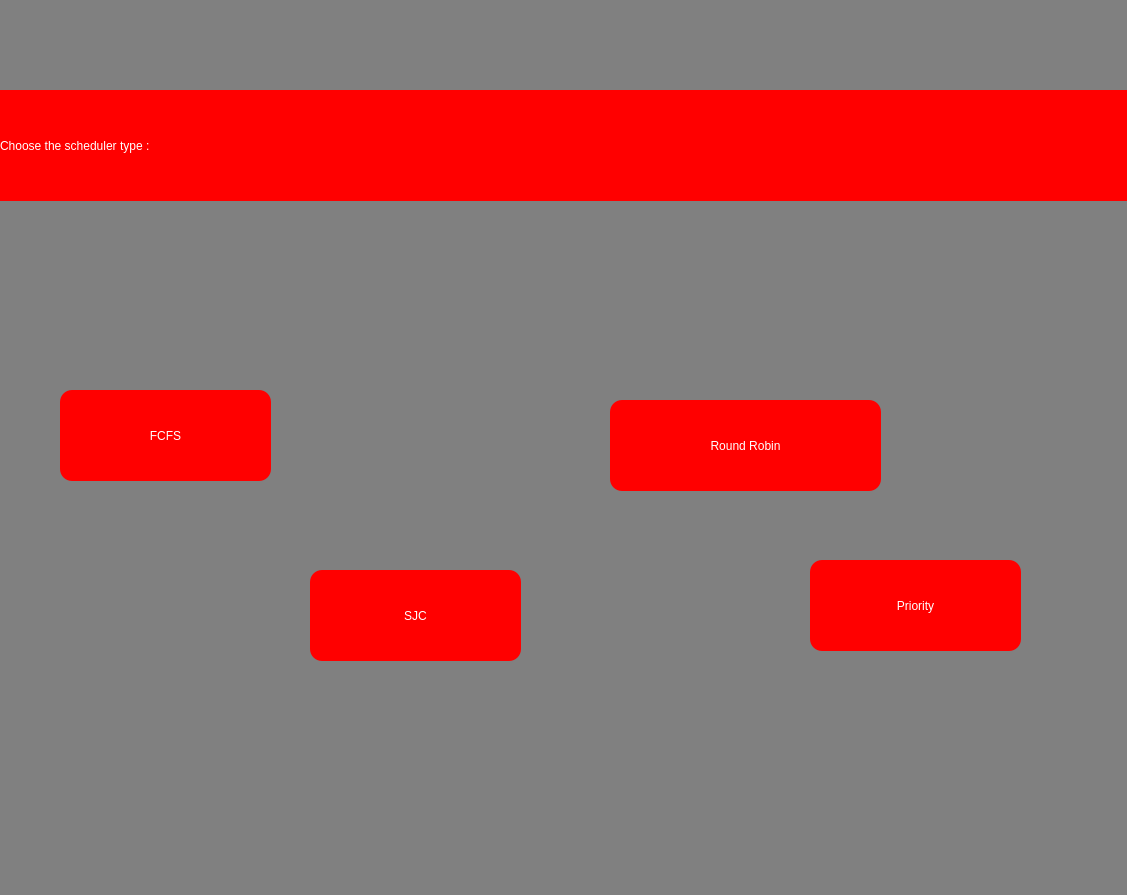
<?xml version="1.0" encoding="UTF-8"?>
<ui version="4.0">
 <class>MainWindow</class>
 <widget class="QMainWindow" name="MainWindow">
  <property name="geometry">
   <rect>
    <x>0</x>
    <y>0</y>
    <width>1127</width>
    <height>895</height>
   </rect>
  </property>
  <property name="font">
   <font>
    <pointsize>12</pointsize>
    <weight>75</weight>
    <italic>false</italic>
    <bold>true</bold>
   </font>
  </property>
  <property name="windowTitle">
   <string>MainWindow</string>
  </property>
  <property name="styleSheet">
   <string notr="true">background: grey;</string>
  </property>
  <widget class="QWidget" name="centralwidget">
   <widget class="QPushButton" name="pushButton">
    <property name="geometry">
     <rect>
      <x>60</x>
      <y>390</y>
      <width>211</width>
      <height>91</height>
     </rect>
    </property>
    <property name="styleSheet">
     <string notr="true">font: 30pt &quot;MV Boli&quot;;
background: red;
border-radius: 12;
color:white;</string>
    </property>
    <property name="text">
     <string>FCFS</string>
    </property>
   </widget>
   <widget class="QPushButton" name="pushButton_2">
    <property name="geometry">
     <rect>
      <x>810</x>
      <y>560</y>
      <width>211</width>
      <height>91</height>
     </rect>
    </property>
    <property name="styleSheet">
     <string notr="true">font: 30pt &quot;MV Boli&quot;;color:white;
background: red;
border-radius: 12;</string>
    </property>
    <property name="text">
     <string>Priority</string>
    </property>
   </widget>
   <widget class="QPushButton" name="pushButton_3">
    <property name="geometry">
     <rect>
      <x>310</x>
      <y>570</y>
      <width>211</width>
      <height>91</height>
     </rect>
    </property>
    <property name="styleSheet">
     <string notr="true">
color:white;font: 30pt &quot;MV Boli&quot;;
background: red;
border-radius: 12;</string>
    </property>
    <property name="text">
     <string>SJC</string>
    </property>
   </widget>
   <widget class="QPushButton" name="pushButton_4">
    <property name="geometry">
     <rect>
      <x>610</x>
      <y>400</y>
      <width>271</width>
      <height>91</height>
     </rect>
    </property>
    <property name="styleSheet">
     <string notr="true">font: 30pt &quot;MV Boli&quot;;
background: red;
border-radius: 12;
color:white;</string>
    </property>
    <property name="text">
     <string>Round Robin</string>
    </property>
   </widget>
   <widget class="QLabel" name="label">
    <property name="geometry">
     <rect>
      <x>0</x>
      <y>90</y>
      <width>1271</width>
      <height>111</height>
     </rect>
    </property>
    <property name="styleSheet">
     <string notr="true">font: 36pt &quot;MV Boli&quot;;
color: white;
background: red;</string>
    </property>
    <property name="text">
     <string>Choose the scheduler type :</string>
    </property>
   </widget>
  </widget>
  <widget class="QStatusBar" name="statusbar"/>
 </widget>
 <resources/>
 <connections/>
</ui>
